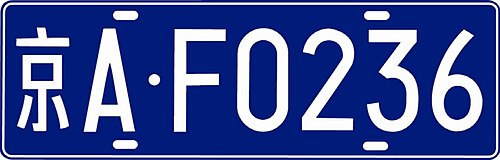
#> input picture license_plate_recognition/car_plate_1.jpg, 500 x 160 px
$ python -i license_plate_recognition.py   (imports and definitions only)
#> lines starting #> are read from the running program, lines starting #| are printed output that depends on the picture; after the words box and inside, x2 and y2 are one past the last pixel; in counts of white or black regions, pixels touching at a corner belong together
import cv2
import numpy as np
import re
from paddleocr import PaddleOCR

PROVINCES = '京津沪渝冀豫云辽黑湘皖鲁新苏浙赣鄂桂甘晋蒙陕吉闽贵粤川青藏琼宁'
PLATE_RE = re.compile(rf'[{PROVINCES}][A-Z][·.\-]?[A-Z0-9]{{4,6}}')


def clean_plate_text(text):
    """去除 OCR 识别中的干扰符号（中间点、空格等），只保留汉字/字母/数字"""
    return re.sub(r'[·.\-\s]', '', text)


def detect_plate_region(img_path):
    """通过颜色检测定位车牌区域（支持蓝牌、绿牌、黄牌）"""
#> called with img_path = 'car_plate_1.jpg'
    img = cv2.imread(img_path)
#> img is the input picture: shape (160, 500, 3); mean B, G, R 151.3, 82.6, 66.1
    if img is None:
        return None
    hsv = cv2.cvtColor(img, cv2.COLOR_BGR2HSV)
#> hsv: shape (160, 500, 3); mean H, S, V 108.6, 184.8, 151.6

    masks = [
        cv2.inRange(hsv, np.array([100, 80, 80]), np.array([130, 255, 255])),   # 蓝牌
        cv2.inRange(hsv, np.array([35, 80, 80]), np.array([85, 255, 255])),      # 绿牌
        cv2.inRange(hsv, np.array([15, 80, 80]), np.array([35, 255, 255])),      # 黄牌
    ]
    mask = masks[0] | masks[1] | masks[2]
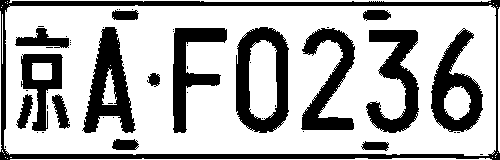
#> mask: shape (160, 500); 69.1% white; 50 black regions (34 under 20 px), largest, box (x1, y1, x2, y2) and area: (0, 0, 500, 160) 5541, (236, 27, 289, 133) 2921, (82, 27, 136, 133) 2752

    kernel = cv2.getStructuringElement(cv2.MORPH_RECT, (25, 5))
    mask = cv2.morphologyEx(mask, cv2.MORPH_CLOSE, kernel)
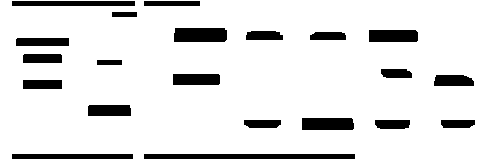
#> mask: shape (160, 500); 88.9% white; 21 black regions, largest, box (x1, y1, x2, y2) and area: (144, 154, 355, 159) 1055, (174, 28, 227, 42) 730, (302, 118, 354, 130) 617

    contours, _ = cv2.findContours(mask, cv2.RETR_EXTERNAL, cv2.CHAIN_APPROX_SIMPLE)
#> contours = [[[0, 0], [0, 159], [499, 159], [499, 0]]]

    best, best_area = None, 0
    for cnt in contours:
        x, y, w, h = cv2.boundingRect(cnt)
        ratio = w / h if h > 0 else 0
        area = w * h
        if 2.0 < ratio < 6.0 and area > 1000 and area > best_area:
            best, best_area = (x, y, w, h), area
#> this loop made 1 pass
#> (cnt, x, y, w, h, ratio, area, best_area) on pass 1: ([[0, 0], [0, 159], [499, 159], [499, 0]], 0, 0, 500, 160, 3.12, 80000, 80000)
#> after the loop, best_area = 80000

    if best:
        x, y, w, h = best
        pad = 10
        y1 = max(0, y - pad)
#> y1 = 0
        y2 = min(img.shape[0], y + h + pad)
#> y2 = 160
        x1 = max(0, x - pad)
#> x1 = 0
        x2 = min(img.shape[1], x + w + pad)
#> x2 = 500
        return img[y1:y2, x1:x2]
    return None


# [78 lines left out: functions extract_plate_from_ocr, upscale_plate, recognize, not called in this run]


# [1 line not run here, left out]

>>> result = detect_plate_region('car_plate_1.jpg')

$ run again, on license_plate_recognition/car_plate_2.jpg
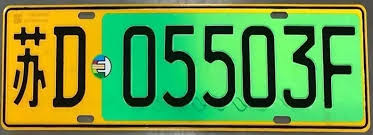
#> input picture license_plate_recognition/car_plate_2.jpg, 373 x 135 px
#> in detect_plate_region, img is the input picture: shape (135, 373, 3); mean B, G, R 68, 152.5, 101.6
#> hsv: shape (135, 373, 3); mean H, S, V 49.9, 178.3, 166.2
#> in detect_plate_region, `mask = masks[0] | masks[1] | masks[2]`:
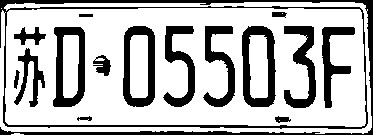
#> mask: shape (135, 373); 72.2% white; 16 black regions, largest, box (x1, y1, x2, y2) and area: (0, 0, 373, 135) 4465, (242, 26, 276, 107) 1357, (53, 27, 85, 107) 1304
#> in detect_plate_region, `mask = cv2.morphologyEx(mask, cv2.MORPH_CLOSE, kernel)`:
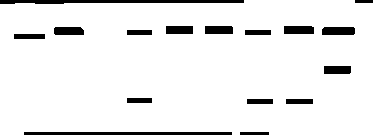
#> mask: shape (135, 373); 92.6% white; 16 black regions
#> contours = 1 contour; box (x1, y1, x2, y2) and area: (0, 0, 373, 135) 48304
#> the loop in detect_plate_region, `for cnt in contours:` made 1 pass
#> (x, y, w, h, ratio, area, best_area) on pass 1: (0, 0, 373, 135, 2.76, 50355, 50355)
#> after the loop in detect_plate_region, `for cnt in contours:`: best_area = 50355
#> y1 = 0
#> y2 = 135
#> x1 = 0
#> x2 = 373
